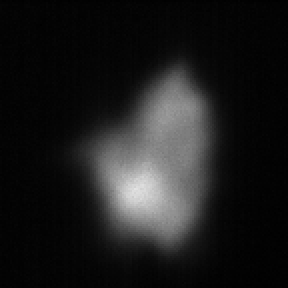
#> input picture testfiles/Cam2_0_0_000000.bmp, 144 x 144 px (shown 2 times larger); its folder holds only this picture in this run
$ python animation.py
#> lines starting #> are read from the running program, lines starting #| are printed output that depends on the picture
import glob
import numpy as np
import matplotlib.pyplot as plt
import matplotlib
import scipy.io
from numpy import linalg as LA
from sklearn.decomposition import PCA
from sklearn.svm import SVC
import matplotlib.animation as animation
import time
from mpl_toolkits.mplot3d import Axes3D
from matplotlib import rcParams
from PIL import Image
from scipy import interpolate
from sklearn.decomposition import TruncatedSVD
from matplotlib.animation import FuncAnimation

n_frames = 201
frame_start = 0
length = 124
heigth = 124
data = np.zeros((n_frames, length + 20, heigth + 20))

fileList = glob.glob("testfiles/Cam2_0_0_*.bmp")
# Read file
for idx, filename in enumerate(fileList):
    data[idx] = np.array(Image.open(filename).convert('L'))

fig = plt.figure()
plt.imshow(data[30], cmap='seismic', animated=True)
plt.colorbar()
plt.xlabel("y")
plt.ylabel("x")
plt.show()
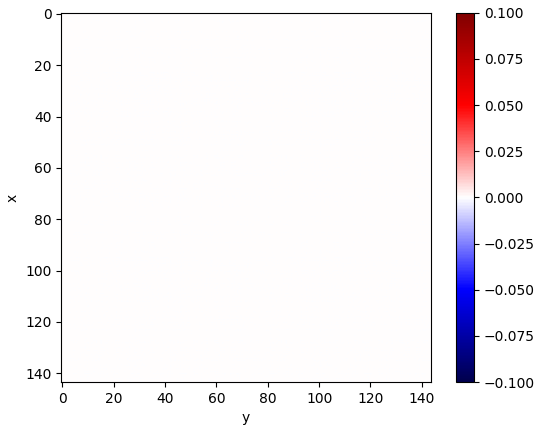
#> figure drawn by matplotlib, 2 panels

avg_matrix = np.mean(data, axis=0)

plt.imshow(avg_matrix, cmap='seismic', animated=True)
plt.colorbar()
plt.xlabel("y")
plt.ylabel("x")
plt.show()
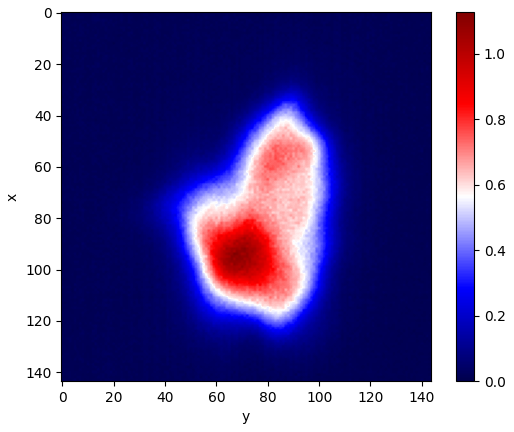
#> figure drawn by matplotlib, 2 panels

plt.imshow(data[30] - avg_matrix, cmap='seismic', animated=True)
plt.colorbar()
plt.xlabel("y")
plt.ylabel("x")
plt.show()
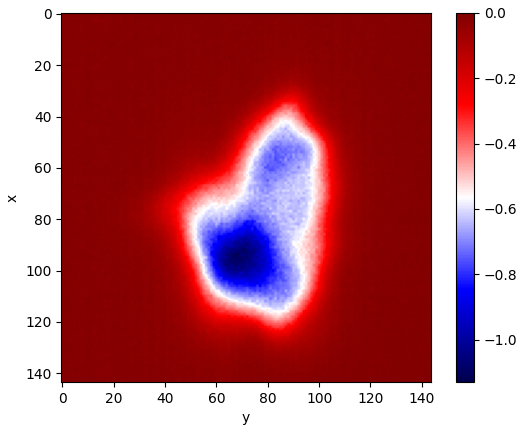
#> figure drawn by matplotlib, 2 panels

# Reshape matrices into 1D arrays
n_samples, n_rows, n_cols = data.shape
data_1d = np.reshape(data, (n_samples, n_rows * n_cols))

# Perform SVD-based POD
n_components = 4
svd = TruncatedSVD(n_components)
data_pod = svd.fit_transform(data_1d)

# Create a 2x2 grid of subplots
fig, axes = plt.subplots(nrows=2, ncols=2)

# Plot the first 4 POD components in each subplot
for i in range(4):
    row = i // 2
    col = i % 2
    ax = axes[row, col]
    mode = svd.components_[i, :]
    mode = np.reshape(mode, (144, 144))
    im = ax.imshow(mode, cmap='seismic')
    ax.set_title(f'Mode {i + 1}')
    fig.colorbar(im, ax=ax)

plt.show()
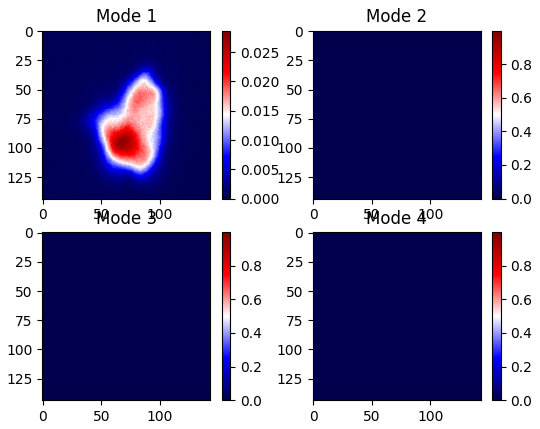
#> figure drawn by matplotlib, 8 panels

fig, axes = plt.subplots(nrows=2, ncols=2)
for i in range(4):
    row = i // 2
    col = i % 2
    ax = axes[row, col]
    im = ax.imshow(np.reshape(svd.components_[i, :], (144, 144)), cmap='Spectral')
    ax.set_title(f'Mode {i + 1}')
    fig.colorbar(im, ax=ax)
plt.show()
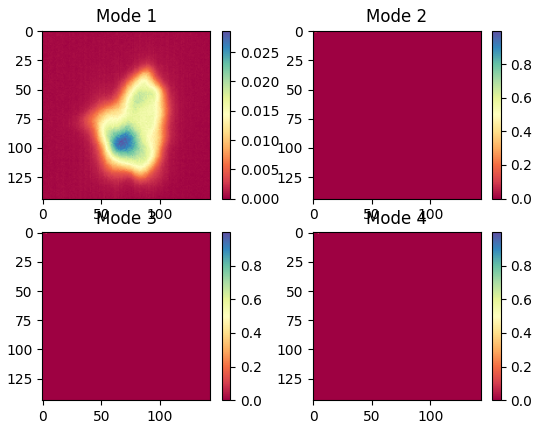
#> figure drawn by matplotlib, 8 panels


# Define the update function for the animation
def update(frame):
    im.set_data(np.reshape(svd.components_[1, :], (144, 144))*data_pod[frame, 1])
    ax.set_title(f'frame {frame}')
    return im,


# Create the figure and axis for the animation
fig, ax = plt.subplots()
mode_re = np.reshape(svd.components_[1, :], (144, 144))
im = ax.imshow(mode_re, cmap='seismic')
fig.colorbar(im, ax=ax)

# Create the animation
anim = FuncAnimation(fig, update, interval=80)
plt.show()
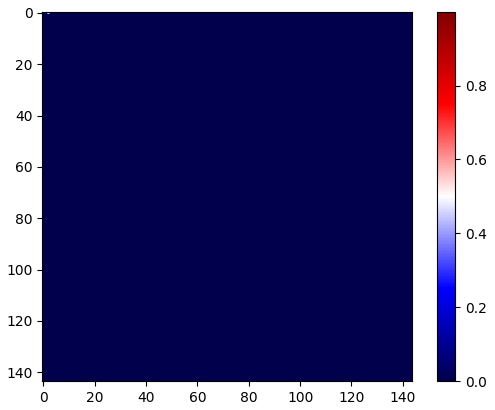
#> figure drawn by matplotlib, 2 panels

$ run again, on testfiles/Cam2_0_0_000010.bmp
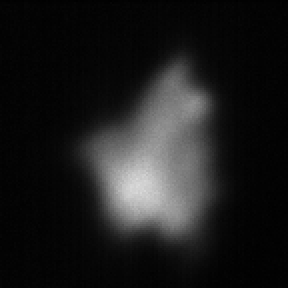
#> input picture testfiles/Cam2_0_0_000010.bmp, 144 x 144 px (shown 2 times larger)
#> `plt.show()`:
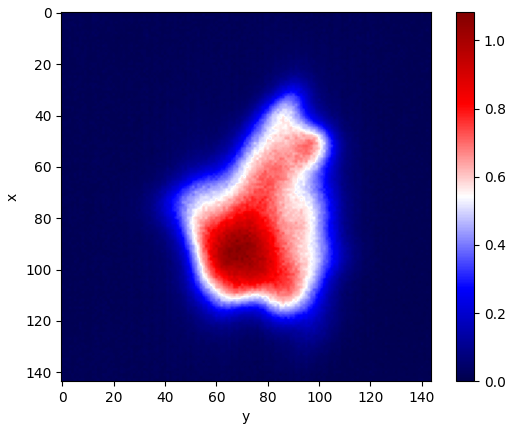
#> figure drawn by matplotlib, 2 panels
#> `plt.show()`:
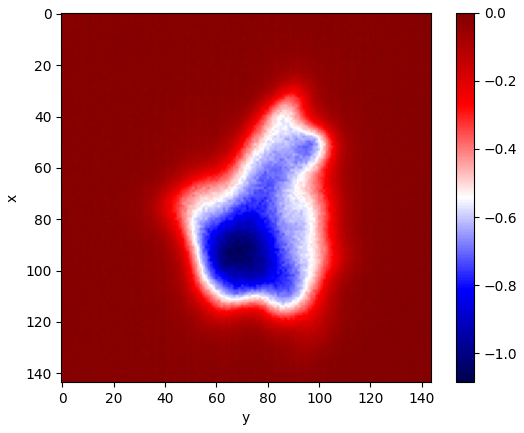
#> figure drawn by matplotlib, 2 panels
